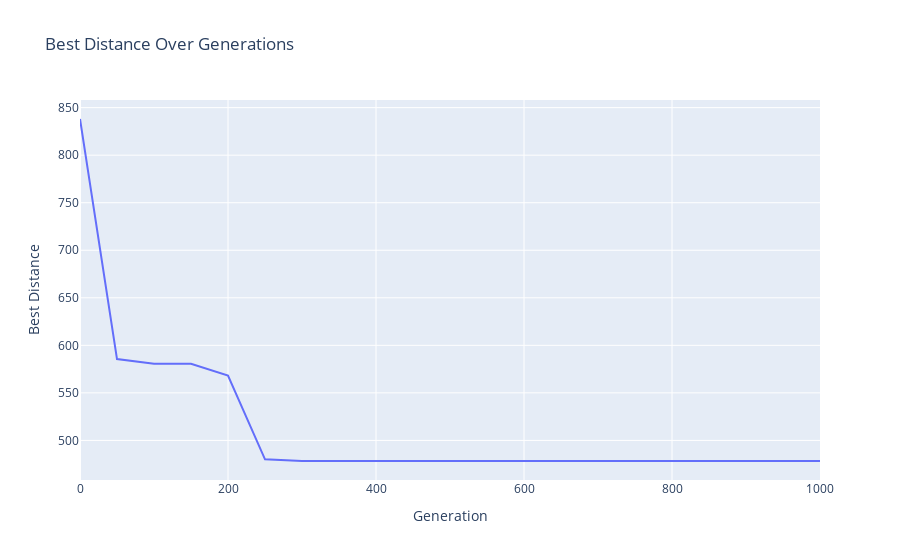

This figure's notebook cell:
### Markdown cell above
<p>
    <img src="spinning-cat.gif" alt="Spinning Cat"> 
</p>
<h1>Loading...</h1>

<style>
    h1 {
        color: red;
        position: relative;
        animation: moveRightLeft 2s infinite ease-in-out; 
    }
    p {

    }
    img {
        width: 100px;
        height: 100px;
    }

    @keyframes moveRightLeft {
        0% {
            left: 0;
        }
        50% {
            left: 100px;
        }
        100% {
            left: 0;
        }
    }
</style>

### Code cell
import plotly.express as px

loss_df = pd.DataFrame({'Generation': np.arange(0, len(best_distance_arr) * 50, 50), 'Best Distance': best_distance_arr})

plot = px.line(loss_df, x='Generation', y='Best Distance', title='Best Distance Over Generations')
plot.show()

### Figure 1 — Plotly figure (JSON) as saved in the notebook; plotly's stock layout.template omitted (floating-point values rounded to 4 significant figures)
{"data": [{"hovertemplate": "Generation=%{x}<br>Best Distance=%{y}<extra></extra>", "legendgroup": "", "line": {"color": "#636efa", "dash": "solid"}, "marker": {"symbol": "circle"}, "mode": "lines", "name": "", "orientation": "v", "showlegend": false, "type": "scatter", "x": [0, 50, 100, 150, 200, 250, 300, 350, 400, 450, 500, 550, 600, 650, 700, 750, 800, 850, 900, 950, 1000], "xaxis": "x", "y": [838.1, 585.6, 580.7, 580.7, 568.2, 480.1, 478.3, 478.3, 478.3, 478.3, 478.3, 478.3, 478.3, 478.3, 478.3, 478.3, 478.3, 478.3, 478.3, 478.3, 478.3], "yaxis": "y"}], "layout": {"autosize": true, "legend": {"tracegroupgap": 0}, "title": {"text": "Best Distance Over Generations"}, "xaxis": {"anchor": "y", "autorange": true, "domain": [0, 1], "range": [0, 1000], "title": {"text": "Generation"}, "type": "linear"}, "yaxis": {"anchor": "x", "autorange": true, "domain": [0, 1], "range": [458.4, 858.0], "title": {"text": "Best Distance"}, "type": "linear"}}}
